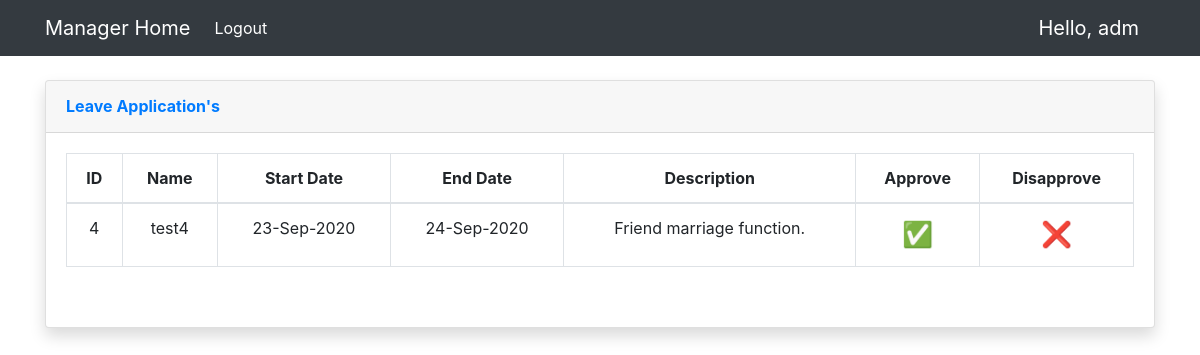
Page /ManagerHome (signed in) on the committed database.
### Application/models.py (models this page shows)
class Leave(models.Model):
    LID = models.IntegerField(auto_created=True,primary_key=True)
    UID = models.ForeignKey(User, on_delete=models.CASCADE)
    Start_Date = models.DateField()
    End_Date = models.DateField()
    Description = models.TextField()
    Leave_Status = models.BooleanField(default=False)
    Seen_By_Manager = models.BooleanField(default=False)
    Created_Date = models.DateTimeField(auto_now_add=True)
    class Meta:
        db_table = 'Leave'

class User(models.Model):
    UID = models.IntegerField(auto_created=True,primary_key=True)
    Name = models.CharField(max_length=50)
    Role = models.CharField(max_length=8)
    Password = models.CharField(max_length=20, null=True)
    Total_Leave = models.IntegerField(default=0)
    Created_Date = models.DateTimeField(auto_now_add=True)
    class Meta:
        db_table = 'User'

### Application/views.py (the view)
# urls.py: path('ManagerHome', views.ManagerHome),
def ManagerHome(request):
    if request.method == 'GET':
        paginator = Leave.objects.filter(Seen_By_Manager=False).order_by('-LID')
        page = request.GET.get('page', 1)
        Qry_Display_Leave = Paginator(paginator, 15)
        try:
            users = Qry_Display_Leave.page(page)
        except PageNotAnInteger:
            users = Qry_Display_Leave.page(1)
        except EmptyPage:
            users = Qry_Display_Leave.page(Qry_Display_Leave.num_pages)
        context = {
            'Name': request.session['name'],
            'All_Leave': users,
        }
        return render(request, 'Manager_Site/managerhome.html', context)

### Application/templates/Manager_Site/managerhome.html (shortened to what this page needs)
{% load static %}
<!doctype html>
<html lang="en">
<head>
    <link rel="stylesheet" href="{% static 'css/bootstrap.min.css' %}">
</head>
<body>
    <nav class="navbar navbar-expand-lg navbar-dark bg-dark">
        <div class="container">
            <a class="navbar-brand">Manager Home</a>
            <div class="collapse navbar-collapse" id="navbarsExample07">
              <ul class="navbar-nav mr-auto">
                  <li class="nav-item active">
                      <a class="nav-link" href="/Logout">Logout</a>
                  </li>
              </ul>
              <form class="form-inline my-2 my-md-0">
                  <a class="navbar-brand" href="#">Hello, {{ Name }}</a>
              </form>
            </div>
        </div>
    </nav>
    <br>
    <div class="container">
        <div class="row">
            <div class="col-lg-12">
            <div class="card shadow mb-4">
                <div class="card-header py-3">
                    <h6 class="m-0 font-weight-bold text-primary">Leave Application's</h6>
                </div>
                    <div class="card-body">
                        <div class="table-responsive">
                            <table class="table table-bordered" width="100%">
                                <thead>
                                    <tr>
                                        <th><center>ID</center></th>
                                        <th><center>Name</center></th>
                                        <th><center>Start Date</center></th>
                                        <th><center>End Date</center></th>
                                        <th><center>Description</center></th>
                                        <th><center>Approve</center></th>
                                        <th><center>Disapprove</center></th>
                                    </tr>
                                </thead>
                                {% if All_Leave %}
                                    {% for Leave in All_Leave %}
                                        <tbody>
                                            <tr>
                                                <td><center>{{ Leave.LID }}</center></td>
                                                <td><center>{{ Leave.UID.Name }}</center></td>
                                                <td><center>{{ Leave.Start_Date | date:"d-M-Y"}}</center></td>
                                                <td><center>{{ Leave.End_Date | date:"d-M-Y"}}</center></td>
                                                <td><center>{{ Leave.Description }}</center></td>
                                                <td><center>
                                                    <a href="{{ Leave.LID }}/Approve_User_Leave" style="font-size:25px;">&#x2705;</a>
                                                </center></td>
                                                <td><center>
                                                    <a href="{{ Leave.LID }}/Disapprove_User_Leave" style="font-size:25px;">&#10060;</a>
                                                </center></td>
                                            </tr>
                                        </tbody>
                                    {% endfor %}
                                {% endif %}
                            </table>
                        </div>
                        <br>
                    </div>
                </div>
            </div>
        </div>
    </div>
</body>
</html>

### rows in the picture
Leave: LID "4", UID.Name "test4", Start_Date "23-Sep-2020", End_Date "24-Sep-2020", Description "Friend marriage function."

### other values in the picture
{{ Name }} "adm"
